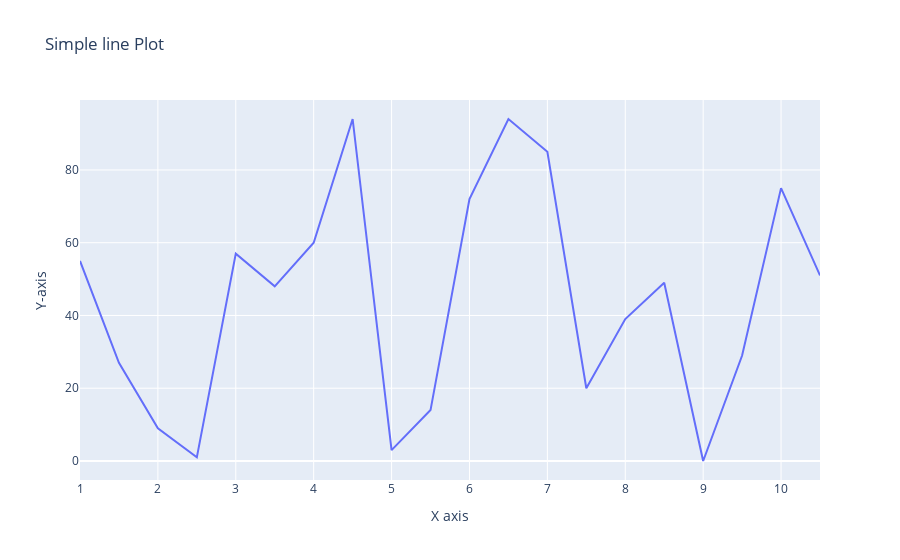

Write notebook code for a chart like this one.
### Code cell
fig = go.Figure()
fig.add_trace(go.Scatter(x = x, y = y, mode="lines"))
fig.update_layout(
    title= 'Simple line Plot',
    xaxis_title = 'X axis',
    yaxis_title = 'Y-axis')

### Figure 1 — Plotly figure (JSON) as saved in the notebook; plotly's stock layout.template omitted (floating-point values rounded to 4 significant figures)
{"data": [{"mode": "lines", "type": "scatter", "x": [1, 1.5, 2, 2.5, 3, 3.5, 4, 4.5, 5, 5.5, 6, 6.5, 7, 7.5, 8, 8.5, 9, 9.5, 10, 10.5], "y": [55, 27, 9, 1, 57, 48, 60, 94, 3, 14, 72, 94, 85, 20, 39, 49, 0, 29, 75, 51]}], "layout": {"autosize": true, "title": {"text": "Simple line Plot"}, "xaxis": {"autorange": true, "range": [1, 10.5], "title": {"text": "X axis"}, "type": "linear"}, "yaxis": {"autorange": true, "range": [-5.222, 99.22], "title": {"text": "Y-axis"}, "type": "linear"}}}
